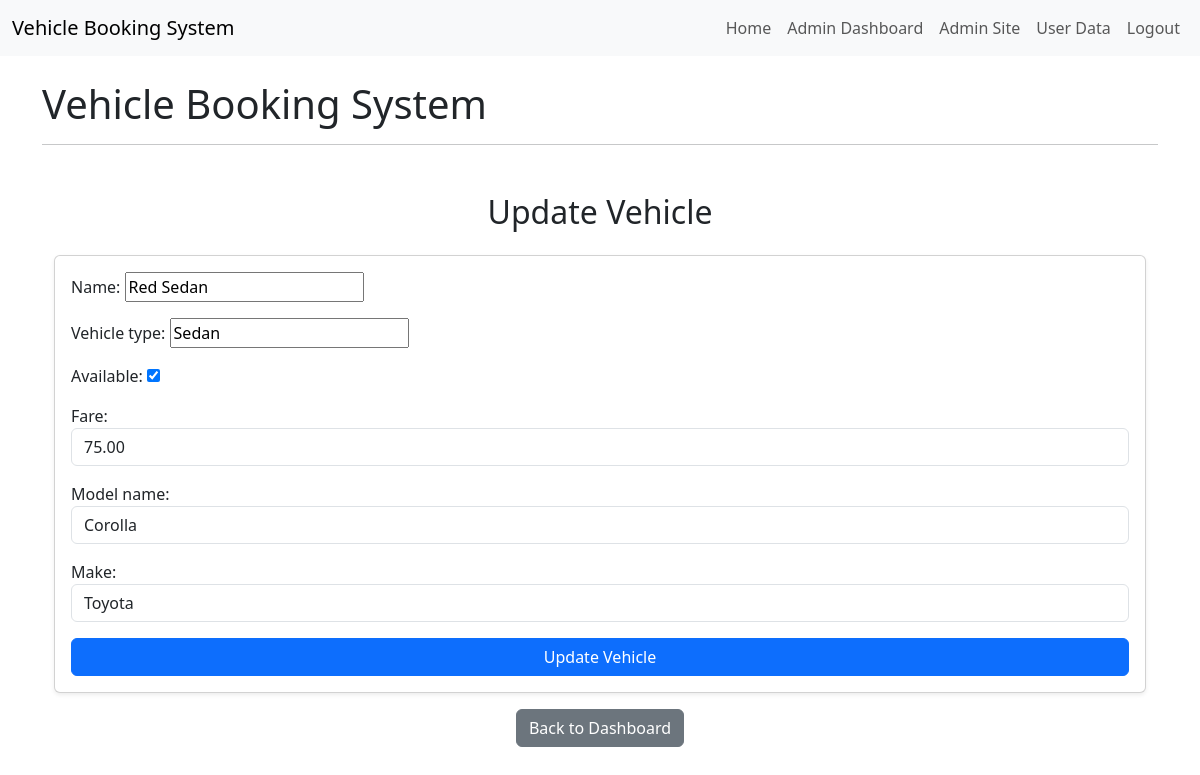
The page /dashboard/vehicle/update/4/ (signed in) on the database its author committed.
### vehicles/models.py (models this page shows, shortened)
class Vehicle(models.Model):
    make = models.CharField(max_length=100, blank=True)
    model_name = models.CharField(max_length=100, blank=True)
    available = models.BooleanField(default=True)
    fare = models.DecimalField(max_digits=10, decimal_places=2, default=50.00)
    name = models.CharField(max_length=100)
    vehicle_type = models.CharField(max_length=100)

### vehicles/views.py (the view)
# urls.py: path('dashboard/vehicle/update/<int:vehicle_id>/', views.update_vehicle, name='update_vehicle'),
@user_passes_test(is_admin)
def update_vehicle(request, vehicle_id):
    vehicle = get_object_or_404(Vehicle, id=vehicle_id)
    form = VehicleForm(request.POST or None, instance=vehicle)
    if form.is_valid():
        form.save()
        return redirect('admin_dashboard')
    return render(request, 'vehicles/update_vehicle.html', {'form': form, 'vehicle': vehicle})

### vehicles/forms.py
class VehicleForm(forms.ModelForm):
    class Meta:
        model = Vehicle
        fields = ['name', 'vehicle_type', 'available', 'fare', 'model_name', 'make']
        widgets = {
            'fare': forms.NumberInput(attrs={'class': 'form-control', 'placeholder': 'Enter fare'}),
            'model_name': forms.TextInput(attrs={'class': 'form-control', 'placeholder': 'Enter model name'}),
            'make': forms.TextInput(attrs={'class': 'form-control', 'placeholder': 'Enter make'}),
        }

### vehicles/views.py (called while the page is built)
def is_admin(user):
    return user.is_staff

### templates/vehicles/update_vehicle.html (shortened to what this page needs)
{% extends "vehicles/base.html" %}
{% block content %}
  <div class="container mt-5">
    <h2 class="text-center mb-4">Update Vehicle</h2>
    <div class="card shadow-sm">
      <div class="card-body">
        <form method="post">
          <div class="mb-3">
            {{ form.as_p }}
          </div>
          <button type="submit" class="btn btn-primary w-100">Update Vehicle</button>
        </form>
      </div>
    </div>
    <div class="mt-3 text-center">
      <a href="{% url 'admin_dashboard' %}" class="btn btn-secondary">Back to Dashboard</a>
    </div>
  </div>
{% endblock %}

### rows shown on the page
Vehicle: name "Red Sedan", vehicle_type "Sedan", available "☑", fare "75.00", model_name "Corolla", make "Toyota"
